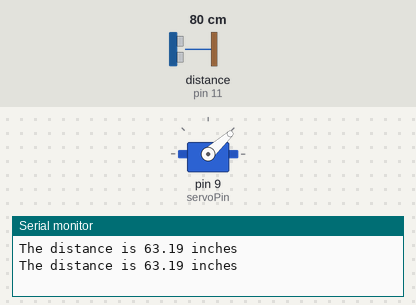
Bench run of a sketch on a simulated Arduino Uno, built with avr-gcc and run on an emulated ATmega328P. On the bench: servo, the last lines printed to the serial monitor. Wiring (inferred from the names in the program): ultrasonic range finder: trigger pin 13; echo pin 11. The inputs (shaded band) are chosen by the test bench; at power-on: distance to the obstacle (sensor on pin 11) 80 cm. The echo pulse lasts 58.3 µs per cm.

Above: at 1.8 s.
1.9 s: distance to the obstacle (sensor on pin 11) set to 4 cm
At 3.4 s:
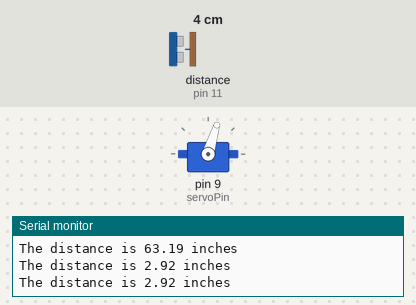
6.0 s: distance to the obstacle (sensor on pin 11) set to 9 cm
At 6.9 s:
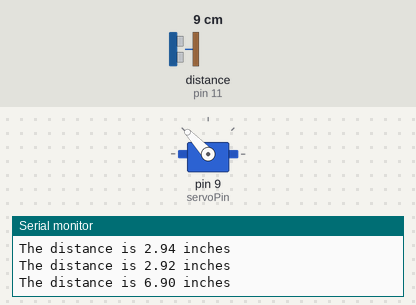
7.5 s: distance to the obstacle (sensor on pin 11) set to 18 cm
At 8.8 s:
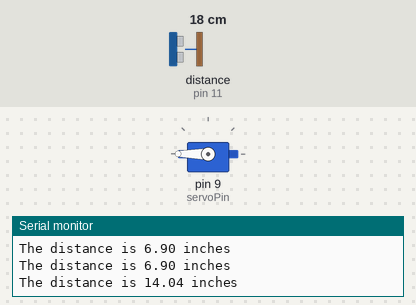
9.5 s: distance to the obstacle (sensor on pin 11) set to 60 cm
At 10.7 s:
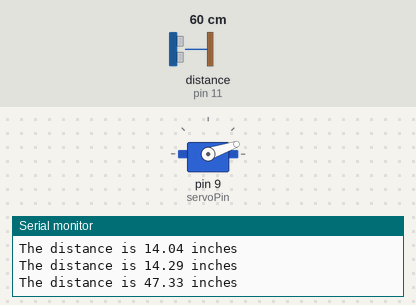
11.5 s: distance to the obstacle (sensor on pin 11) set to 120 cm
At 12.8 s:
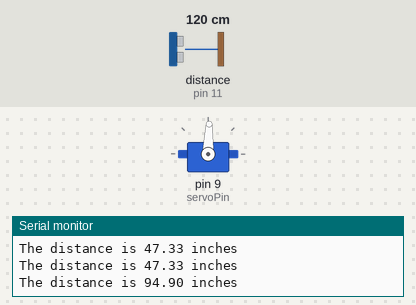
13.5 s: distance to the obstacle (sensor on pin 11) set to 35 cm
At 14.9 s:
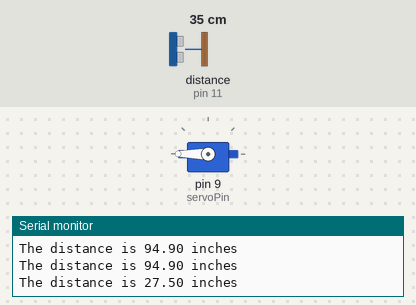
Timing chart, 0 to 16.5 s (numbered marks = the images above; inputs shaded):
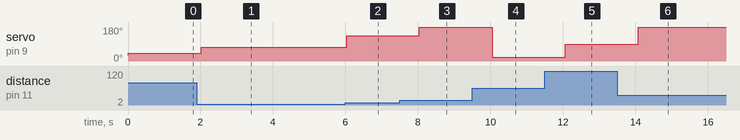

Measured:
- after the input at 1.9 s, servo on pin 9 (servoPin): 42° → 73° after 0.12 s, → 74° 2.0 s later, → 73° 1.0 s later
- after the input at 6.0 s, servo on pin 9 (servoPin): 73° → 133° at once
- after the input at 7.5 s, servo on pin 9 (servoPin): 133° → 180° after 0.54 s
- after the input at 9.5 s, servo on pin 9 (servoPin): 180° → 19° after 0.55 s
- after the input at 11.5 s, servo on pin 9 (servoPin): 19° → 88° after 0.57 s
- after the input at 13.5 s, servo on pin 9 (servoPin): 88° → 180° after 0.58 s

The sketch:

ServoDistanceScale.ino
```cpp
#include<Servo.h>                                           //imported servo library

int servoPin=9;                                             //servo to be attached to the pin 9 of arduino
int trigPin=13;                                             //trigger pin to pin 13
int echoPin=11;                                             //echo pin attached to pin 11
float pingTime;                                             //time taken by ping to strike and come back
float targetDist;                                           //distance of the target from the ultrasonic sensor
float speedOfSound=340.00;                                  //speed of sound in air at a normal temperature
float servoPos;                                             //position of the servo

Servo object;                                               //object created for the servo

void setup() {
  // put your setup code here, to run once:
  Serial.begin(9600);                                       //Start the serial monitor
  object.attach(servoPin);                                  //Servo hooked up to the arduino
  pinMode(trigPin,OUTPUT);                                  //trig Pin attached to pin 13
  pinMode(echoPin,INPUT);                                   //echo pin attached to pin 11
  object.write(30);                                         //servo's initial position is 30 degrees

}

void loop() {
  // put your main code here, to run repeatedly:
  digitalWrite(trigPin,LOW);                                //intital low signal for the pulse
  delayMicroseconds(2000);                                  //For the signal to settle
  digitalWrite(trigPin,HIGH);                               //___---___ for the pulse
  delayMicroseconds(20);                                    //time in high state
  digitalWrite(trigPin,LOW);                                //Signal to go low, pulse generated
  delayMicroseconds(10);                                    //Signal to settle
  speedOfSound=340./25000. ;                                //speed of sound converted to inches/microsec

  pingTime=pulseIn(echoPin,HIGH);                           //the time for the ping to return

  targetDist = speedOfSound * pingTime ;                    //The target distance in inches
  servoPos=15.*targetDist + 30.;                            //servo position determined from target dist. and using 30 to 150 degrees scale

  Serial.print("The distance is ");
  Serial.print(targetDist);
  Serial.println(" inches");
  object.write(servoPos);                                   //Servo scale shows distance
  delay(1000);

}
```
